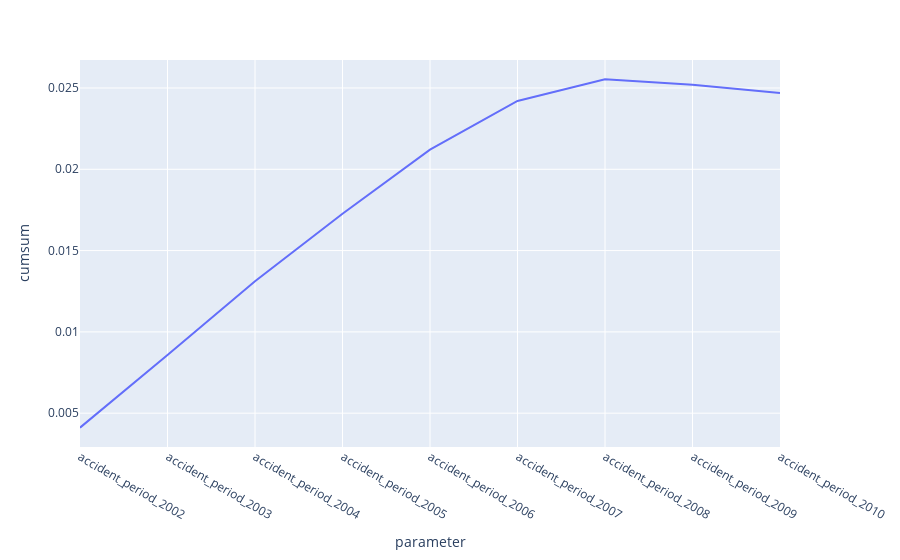

Notebook source saved alongside this figure:
### Code cell
px.line(r.tweedie.GetParameters().query('var_gp=="accident"'),
        x='parameter', y='cumsum')

### Figure 1 — Plotly figure (JSON) as saved in the notebook; plotly's stock layout.template omitted (floating-point values rounded to 4 significant figures)
{"data": [{"hovertemplate": "parameter=%{x}<br>cumsum=%{y}<extra></extra>", "legendgroup": "", "line": {"color": "#636efa", "dash": "solid"}, "marker": {"symbol": "circle"}, "mode": "lines", "name": "", "orientation": "v", "showlegend": false, "type": "scatter", "x": ["accident_period_2002", "accident_period_2003", "accident_period_2004", "accident_period_2005", "accident_period_2006", "accident_period_2007", "accident_period_2008", "accident_period_2009", "accident_period_2010"], "xaxis": "x", "y": [0.00411, 0.008573, 0.01311, 0.01727, 0.02121, 0.0242, 0.02553, 0.0252, 0.0247], "yaxis": "y"}], "layout": {"legend": {"tracegroupgap": 0}, "margin": {"t": 60}, "xaxis": {"anchor": "y", "domain": [0, 1], "title": {"text": "parameter"}}, "yaxis": {"anchor": "x", "domain": [0, 1], "title": {"text": "cumsum"}}}}
